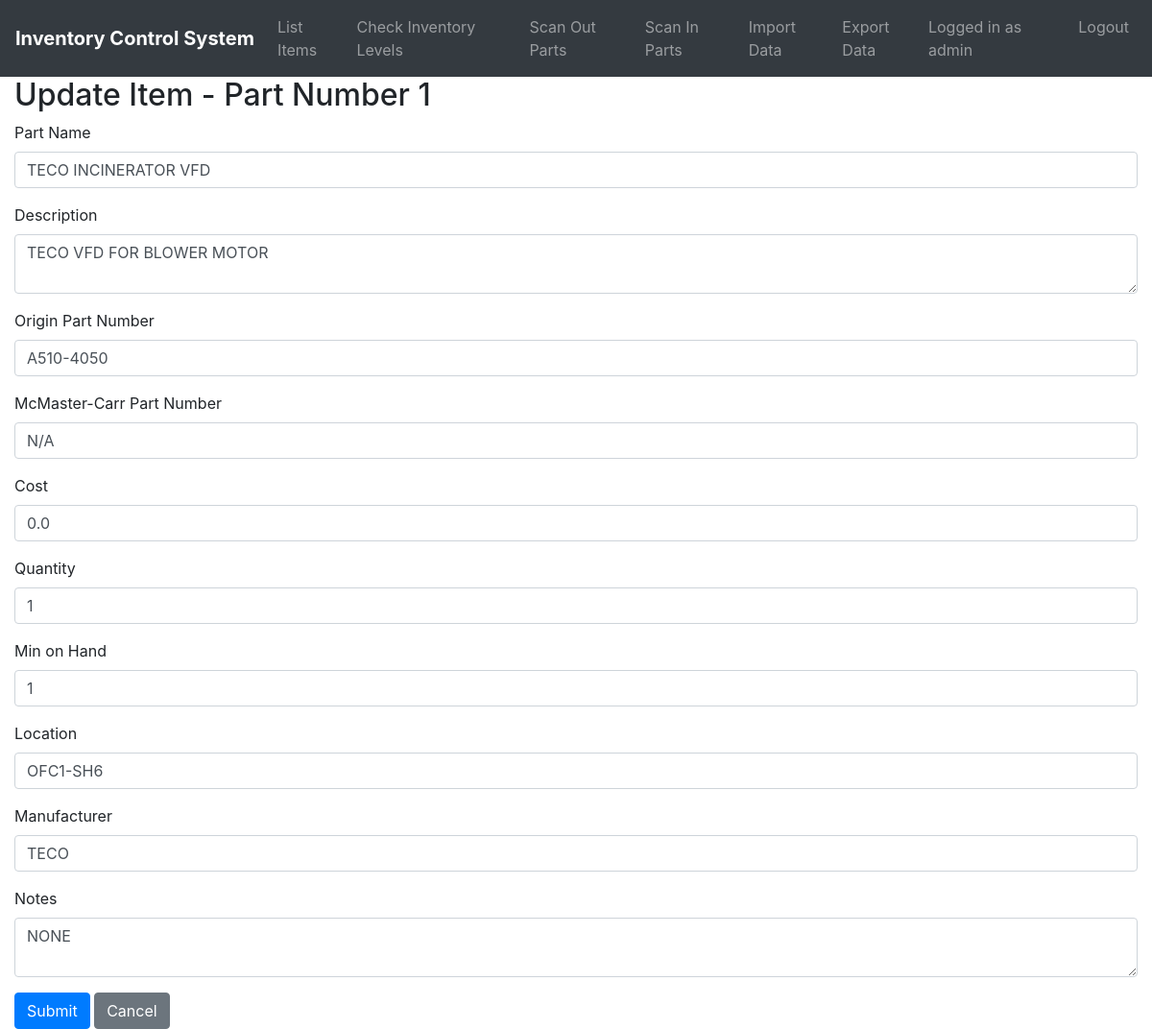
Screenshot of /update_item/1 (signed in) with the database file from the repository.
### models.py (models this page shows, shortened)
class User(UserMixin, db.Model):
    __tablename__ = 'users'
    id = db.Column(db.Integer, primary_key=True)
    username = db.Column(db.String(64), unique=True, nullable=False, index=True)
    email = db.Column(db.String(120), unique=True, nullable=False, index=True)
    password_hash = db.Column(db.String(128))
    role = db.Column(db.String(10), default='user')

class Inventory(db.Model):
    __tablename__ = 'inventory'
    part_number = db.Column(db.Integer, primary_key=True, autoincrement=True)
    part_name = db.Column(db.String(100), nullable=False, index=True)
    description = db.Column(db.Text)
    origin_partnumber = db.Column(db.String(50), index=True)
    mcmaster_carr_partnumber = db.Column(db.String(50), index=True)
    cost = db.Column(db.Float)
    quantity = db.Column(db.Integer, nullable=False)
    min_on_hand = db.Column(db.Integer, nullable=False)
    location = db.Column(db.String(50))
    manufacturer = db.Column(db.String(100))
    notes = db.Column(db.Text)

### app.py (the view)
@app.route('/update_item/<int:part_number>', methods=['GET', 'POST'])
@login_required
def update_item(part_number):
    if current_user.role != 'admin':
        abort(403)
    item = Inventory.query.get_or_404(part_number)
    form = InventoryForm(obj=item)
    if form.validate_on_submit():
        form.populate_obj(item)
        db.session.commit()
        flash('Item updated successfully!', 'success')
        app.logger.info(f'Item updated by {current_user.username}: {item.part_number}')
        return redirect(url_for('list_items'))
    return render_template('update_item.html', form=form, item=item)

### forms.py
class InventoryForm(FlaskForm):
    part_name = StringField('Part Name', validators=[DataRequired()], render_kw={"autofocus": True})
    description = TextAreaField('Description', validators=[Optional()])
    origin_partnumber = StringField('Origin Part Number', validators=[Optional()])
    mcmaster_carr_partnumber = StringField('McMaster-Carr Part Number', validators=[Optional()])
    cost = FloatField('Cost', validators=[Optional(), NumberRange(min=0)])
    quantity = IntegerField('Quantity', validators=[DataRequired(), NumberRange(min=0)])
    min_on_hand = IntegerField('Min on Hand', validators=[DataRequired(), NumberRange(min=0)])
    location = StringField('Location', validators=[Optional()])
    manufacturer = StringField('Manufacturer', validators=[Optional()])
    notes = TextAreaField('Notes', validators=[Optional()])
    submit = SubmitField('Submit')

### app.py (called while the page is built)
@login_manager.user_loader
def load_user(user_id):
    return User.query.get(int(user_id))

@app.context_processor
def inject_now():
    return {'now': datetime.utcnow}

### templates/update_item.html (shortened to what this page needs)
{% extends 'base.html' %}
{% block content %}
<h2>Update Item - Part Number {{ item.part_number }}</h2>
<form method="post">
    <div class="form-group">
        {{ form.part_name.label(class="form-label") }}
        {{ form.part_name(class="form-control") }}
    </div>
    <div class="form-group">
        {{ form.description.label(class="form-label") }}
        {{ form.description(class="form-control") }}
    </div>
    <div class="form-group">
        {{ form.origin_partnumber.label(class="form-label") }}
        {{ form.origin_partnumber(class="form-control") }}
    </div>
    <div class="form-group">
        {{ form.mcmaster_carr_partnumber.label(class="form-label") }}
        {{ form.mcmaster_carr_partnumber(class="form-control") }}
    </div>
    <div class="form-group">
        {{ form.cost.label(class="form-label") }}
        {{ form.cost(class="form-control") }}
    </div>
    <div class="form-group">
        {{ form.quantity.label(class="form-label") }}
        {{ form.quantity(class="form-control") }}
    </div>
    <div class="form-group">
        {{ form.min_on_hand.label(class="form-label") }}
        {{ form.min_on_hand(class="form-control") }}
    </div>
    <div class="form-group">
        {{ form.location.label(class="form-label") }}
        {{ form.location(class="form-control") }}
    </div>
    <div class="form-group">
        {{ form.manufacturer.label(class="form-label") }}
        {{ form.manufacturer(class="form-control") }}
    </div>
    <div class="form-group">
        {{ form.notes.label(class="form-label") }}
        {{ form.notes(class="form-control") }}
    </div>
    {{ form.submit(class="btn btn-primary") }}
    <a href="{{ url_for('list_items') }}" class="btn btn-secondary">Cancel</a>
</form>
{% endblock %}

### templates/base.html (shortened to what this page needs)
<!DOCTYPE html>
<html lang="en">
<head>
    <link rel="stylesheet" href="https://stackpath.bootstrapcdn.com/bootstrap/4.5.0/css/bootstrap.min.css">
    <link rel="stylesheet" href="{{ url_for('static', filename='css/styles.css') }}">
</head>
<body>
    {% if current_user.is_authenticated %}
    <nav class="navbar navbar-expand-lg navbar-dark bg-dark fixed-top">
        <a class="navbar-brand" href="{{ url_for('index') }}">Inventory Control System</a>
        <div class="collapse navbar-collapse" id="navbarNav">
            {% if not request.endpoint == 'index' %}
            <ul class="navbar-nav">
                <li class="nav-item {% if request.endpoint == 'list_items' %}active{% endif %}">
                    <a class="nav-link" href="{{ url_for('list_items') }}">List Items</a>
                </li>
                <li class="nav-item {% if request.endpoint == 'check_inventory' %}active{% endif %}">
                    <a class="nav-link" href="{{ url_for('check_inventory') }}">Check Inventory Levels</a>
                </li>
                <li class="nav-item {% if request.endpoint == 'scan_out' %}active{% endif %}">
                    <a class="nav-link" href="{{ url_for('scan_out') }}">Scan Out Parts</a>
                </li>
                <li class="nav-item {% if request.endpoint == 'scan_in' %}active{% endif %}">
                    <a class="nav-link" href="{{ url_for('scan_in') }}">Scan In Parts</a>
                </li>
                {% if current_user.role == 'admin' %}
                <li class="nav-item {% if request.endpoint == 'import_data' %}active{% endif %}">
                    <a class="nav-link" href="{{ url_for('import_data') }}">Import Data</a>
                </li>
                <li class="nav-item">
                    <a class="nav-link" href="{{ url_for('export_data') }}">Export Data</a>
                </li>
                {% endif %}
            </ul>
            {% endif %}
            <ul class="navbar-nav ml-auto">
                <li class="nav-item">
                    <span class="navbar-text mr-3">Logged in as {{ current_user.username }}</span>
                </li>
                <li class="nav-item">
                    <a class="nav-link" href="{{ url_for('logout') }}">Logout</a>
                </li>
            </ul>
        </div>
    </nav>
    {% endif %}
    <div class="container-fluid mt-4">
        {% block content %}{% endblock %}
    </div>
</body>
</html>

### static/css/styles.css (style rules this page uses)
body { padding-top: 56px; }
.navbar-brand { font-weight: bold; }
.form-control { margin-bottom: 1rem; }

### rows the page displays
User: username "admin"
Inventory: part_number "1", part_name "TECO INCINERATOR VFD", description "TECO VFD FOR BLOWER MOTOR", origin_partnumber "A510-4050", mcmaster_carr_partnumber "N/A", cost "0.0", quantity "1", min_on_hand "1", location "OFC1-SH6", manufacturer "TECO", notes "NONE"
